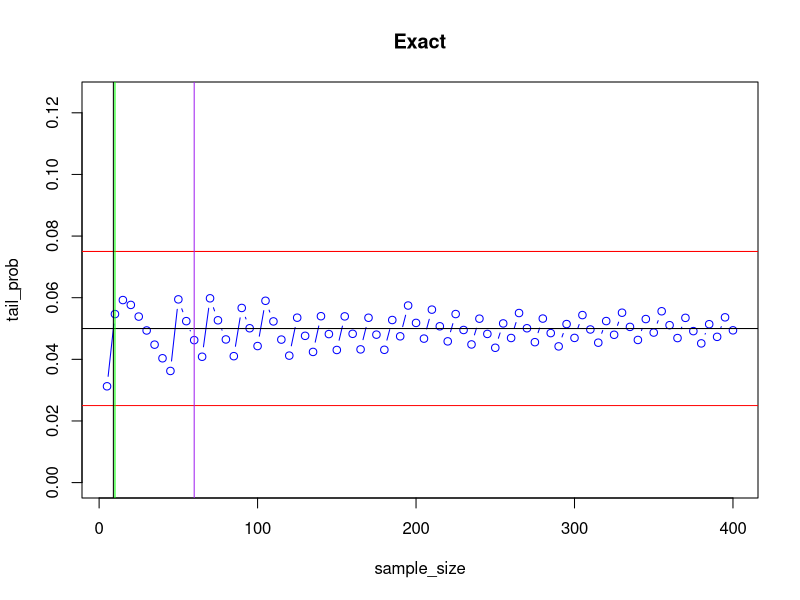

Source code (R):
#Predict 401
##Data Analysis Assignment 2

#----------------------------------------------------------------------------
# Part 1 Table Construction and Probability Calculations
#----------------------------------------------------------------------------

#This part of the assignment will use the data in "Hospital.csv". Refer to Black 
#Business Statistics page 15 for the data dictionary, and Chapter 4 page 140 
#problem 2. Use the code in Appendix A of this assignment. Review the problem and 
#execute the code. Comment statements document the program. The table that's 
#generated will be used in Part 2.

#----------------------------------------------------------------------------
# Predict 401 Data Analysis Project 1
# Appendix A
#----------------------------------------------------------------------------

hospital <- read.csv(file.path("data/Hospital.csv"),sep=",")
str(hospital)

# Page 15 of Black has a hospital data dictionary.
# Chapter 4 page 140 problem 2.

# To generate table with margins, it is necessary to convert the variables to factors.
# In this case, it is equivalent to generating nominal variables for table construction.
control <- factor(hospital$Control)
region <- factor(hospital$Geog..Region)
control_region <- table(control, region)

# Check the structure and print out the table.
str(control_region)
control_region

# Add marginal totals and rename for simplicity.  Print the table.
# The table frequencies can be indexed by row and column.
m_c_r <- addmargins(control_region)
m_c_r

# Use of labeling with factors.
control <- factor(hospital$Control, labels = c("G_NFed","NG_NP","Profit","F_GOV"))
region <- factor(hospital$Geog..Region, labels = c("So","NE","MW",'SW',"RM","CA","NW"))
control_region <- table(control, region)
addmargins(control_region)

# The following calculations are for problem 2.

# Probability hospital is in Midwest if for-profit?
m_c_r[3,3]/m_c_r[3,8]

# Probability hospital is government federal if in the South?
m_c_r[1,1]/m_c_r[5,1]

# Probability Rocky Mountain or NP Government?
(m_c_r[5,3]+m_c_r[2,8]-m_c_r[2,3])/m_c_r[5,8]

# Probability for-profit in California?
m_c_r[3,6]/m_c_r[5,8]

# Extra problem:  Probability Control=2 but not Region 2 or 3?
x <- m_c_r[2,8]-m_c_r[2,2]-m_c_r[2,3]/m_c_r[2,8]

# Chapter 5 page 180 problem 2----------------------------

# Breakdown of hospitals by service: general hospital=1, psychiatric=2.
# Create a factor out of Service and form a table.
service <- factor(hospital$Service, labels = c("medical", "psychiatric"))
service <- table(service)
addmargins(service)

# Chapter 6  page 220 problem 3---------------------------

# Chapter 7  page 254 problem 3---------------------------

# Exact binomial probability

# Normal approximation with continuity correction.

# Second problem


#----------------------------------------------------------------------------
# Part 2 Probability Calculations
#----------------------------------------------------------------------------

#Refer to Black Business Statistics Chapter 4 page 140 problem 2, Chapter 5 page 
#180 problem 2 and Chapter 6 page 220 problem 3. Answer the questions in these 
#problems. The table constructed in Part 1 will be needed. Use library functions 
#dbinom(), dhyper() and pexp(). Lander, R for Everyone pages 185-186 lists various 
#library functions. If you have questions, for example with pexp(), type ?pexp() 
#into the console for information. The results of these calculations will be 
#needed for the quiz.

#----------------------------------------------------------------------------
# Predict 401 Data Analysis Project 1
# Appendix B
#----------------------------------------------------------------------------

hospital <- read.csv(file.path("data/Hospital.csv"),sep=",")
str(hospital)

# To generate table with margins, it is necessary to convert the variables to factors.
# In this case, it is equivalent to generating nominal variables for table construction.
control <- factor(hospital$Control)
region <- factor(hospital$Geog..Region)
control_region <- table(control, region)

# Check the structure and print out the table.
str(control_region)
control_region

# Add marginal totals and rename for simplicity.  Print the table.
# The table frequencies can be indexed by row and column.
m_c_r <- addmargins(control_region)
m_c_r

# Use of labeling with factors.
control <- factor(hospital$Control, labels = c("G_NFed","NG_NP","Profit","F_GOV"))
region <- factor(hospital$Geog..Region, labels = c("So","NE","MW",'SW',"RM","CA","NW"))
control_region <- table(control, region)
addmargins(control_region)

# Evaluation of sample size selection rules. 
# Exact probability calculation.

#p <- 0.05  #  This is where different probabilities may be substituted.
#p <- 0.2
#p <- 0.3
#p <- 0.4
p <- 0.5
#p <- 0.025
#p <- 4/9
sample_size <- numeric(0)
tail_prob <- numeric(0)

for (i in 1:80)   # Changes to 80 can lengthen or shorten the x-axis.
{N <- i*5         # Steps of 5 are being used.
Np <- N*p
sample_size[i] <- N
x <- Np+ 1.644854*sqrt((N*p*(1-p)))
tail_prob[i] <- pbinom(x, size = N, prob = p, lower.tail = FALSE, log.p = FALSE)}


N_size1 <- 5/p
N_size2 <- 9.0*(1-p)/p
N_size3 <- 15/(p*(1-p))
N_size1
N_size2
N_size3

plot(sample_size, tail_prob, type = "b", col = "blue", ylim = c(0, 0.125),
     main = "Exact")
abline(h = 0.05)
abline(h = c(0.025, 0.075), col = "red")
abline(v = N_size1, col = "green")
abline(v = N_size2, col = "black")
abline(v = N_size3, col = "purple")
#legend("bottom", legend=c("green is np >= 5","black is np >= 9(1-p)", "purple is np(1-p) >= 15"))

# Black: Page 140 Problem 2:
# Use the hospital database. Construct a cross-tabulation table for region and
# for type of control. You should have a 7x4 table. Using this table, answer
# the following questions. (Refer to Chapter 1 for category members.) 

# What is the probability that a randomly selected hospital is in the Midwest
# if the hospital is known to be for-profit?
m_c_r[3,3]/m_c_r[3,8]
#0.2444444

# If the hospital is known to be in the South, what is the probability that it
# is a government, non-federal hospital?
m_c_r[1,1]/m_c_r[5,1]
#0.3035714

# What is the probability that a hospital is in the Rocky Mountain region or a
# not-for-profit, non-government hospital?
(m_c_r[5,5]+m_c_r[2,8]-m_c_r[2,5])/m_c_r[5,8]
#0.485

# What is the probability that a hospital is a for-profit hospital located in
# California?
m_c_r[3,6]/m_c_r[5,8]
#0.045

# Black: Chapter 5 page 180 problem 2:
# Use the hospital database. 

# Create a factor out of Service and form a table
service <- factor(hospital$Service, labels = c("medical", "psychiatric"))
service <- table(service)
service <- addmargins(service)
service

# What is the breakdown between hospitals that are general medical hospitals
# and those that are psychiatric hospitals in this database of 2000 hospitals?
# (Hint: In Service, 1 = general medical and 2 = psychiatric.)
service[1:1] # medical
service[2:2] # psychiatric

# Using these figures and the hypergeometric distribution, determine the 
# probability of randomly selecting 16 hospitals from the database and getting
# exactly 9 that are psychiatric hospitals.
dhyper(x = 9, m = 32, n = 168, k = 16, log = F)

# Now, determine the number of hospitals in this database that are for-profit
# (Hint: In Control, 3 = for-profit.)
length(which(hospital$Control == 3))

# From this number, calculate p, the proportion of hospitals that are
# for-profit.
length(which(hospital$Control == 3)) / length(hospital$Control)

# Using this value of p and the binomial distribution, determine the probability
# of randomly selecting 30 hospitals and getting exactly 10 that are for-profit.
dbinom(x = 10, size = 30, prob = 0.225, log = F)

# Black: Chapter 6 page 220 problem 3:
# Use the hospital database.

# It can be determined that some hospitals admit around 50 patients per day.
# Suppose we select a hospital that admits 50 patients per day. Assuming that
# admittance only occurs within a 12-hour time period each day, and that
# admittance is Poisson distributed, what is the value of lambda per hour for
# this hospital?

lambda <- 50/12

# What is the interarrival time for admittance based on this figure?

arrival <- 1/lambda
arrival

# Suppose a person was just admitted to the hospital. What is the probability
# that it would be more than 30 minutes before the next person was admitted?

pexp(q = 3/6, rate = lambda, lower.tail = F, log.p = F)

# What is the probability that there would be less than 10 minutes before the
# next person was admitted?

pexp(q = 1/6, rate = lambda, lower.tail = T, log.p = F)


#----------------------------------------------------------------------------
# Part 3 Comparison of Probability Calculations
#----------------------------------------------------------------------------

#Refer to Black Business Statistics Chapter 7 page 254 problem 3. This problem 
#will require the table constructed in Part 1. Assume the binomial distribution 
#can be used without a finite population correction. Complete the following 
#calculations:

#1) Determine the probability (using data from Part 1), and calculate the exact 
#result using pbinom(). (Note that pbinom() does not include 225 in the upper tail
#unless it is started at 224.) Use the function pnorm() with continuity correction
#to approximate this probability.

#2) For the last calculation, subtract 1 to start the pbinom() calculation at the 
#right point for the lower tail. (i.e. start at 39 and request the lower tail). 
#Determine the exact binomial probability and also use the normal approximation 
#with continuity correction to estimate the probability.

# Black: Chapter 7 problem 3 page 254:
# Use the hospital database.

# Determine the proportion of hospitals that are under the control of
# nongovernment not-for-profit organizations (Control = 2). Assume that this
# proportion represents the entire population for all hospitals.

p <- m_c_r[2,8]/m_c_r[5,8]

# If you randomly selected 500 hospitals from across the United States, what is
# the probability that 45% or more are under the control of nongovernment 
# not-for-profit organizations? 

# Notice we subtract 1 from q!!
# Exact binomial probability:
pbinom(q = ((0.45*500)-1), size = 500, prob = p, lower.tail = F)
# Or:
1 - pbinom(q = ((0.45*500)-1), size = 500, prob = p, lower.tail = T)

# This is a data check (apparently)
x <- c(seq(1, 224, by = 1))
1 - sum(dbinom(x = x, size = 500, prob = p, log = F))

# Continuity correction:
z <- (0.45 - p)/(sqrt(p*(1-p)/500))
pnorm(z, mean = 0, sd = 1, lower.tail = F, log.p = F)

# If you randomly selected 100 hospitals, what is the probability that less
# than 40% are under the control of nongovernment not-for-profit organizations?

# We also subtract 1 from Q here, because while lower.tail = T, we pair it with
# less than, which is equivalent to lower.tail = F, and then pairing it with
# greater than. See example below.

# Exact binomial probability:
pbinom(q = ((0.40*100)-1), size = 100, prob = p, lower.tail = T)
# And now we do the inverse, "unadjusted", which gives the same result:
pbinom(q = 0.60*100, size = 100, prob = 1-p, lower.tail = F)

# Continuity correction:
z <- ((0.395)-p)/(sqrt(p*(1-p)/100))
pnorm(z, mean = 0, sd = 1, lower.tail = T, log.p = F)

#----------------------------------------------------------------------------
# Part 4 Study of Distributional Convergence
#----------------------------------------------------------------------------



#----------------------------------------------------------------------------
# Data Analysis Assignment 2 Quiz
#----------------------------------------------------------------------------

#Question 1

#Refer to your analysis of Hospital.csv Chapter 4 page 140 problem 2.

#The probability is 0.24 that a randomly selected hospital, known to be 
#for-profit, is in the Midwest.
#xTrue
#False


#Question 2

#Refer to your analysis of Hospital.csv Chapter 4 page 140 problem 2.

#If a randomly chosen hospital is known to be in the South, the probability it 
#is a government, nonfederal hospital is 0.198.
#True
#xFalse


#Question 3

#Refer to your analysis of Hospital.csv Chapter 4 page 140 problem 2.

#The probability is 0.53 that a randomly chosen hospital is in the Rocky 
#Mountain region or is a not-for-profit, nongovernment hospital.
#True
#xFalse


#Question 4

#Refer to your analysis of Hospital.csv Chapter 4 page 140 problem 2.

#The probability is 0.045 that a randomly chosen hospital is a for-profit 
#hospital located in California.
#xTrue
#False


#Question 5

#Refer to your analysis of Hospital.csv Chapter 5 problem 2 page 180 and to 
#Chapter 6 page 220 problem 3.

#The probability of randomly selecting 16 hospitals from the database and 
#getting exactly 9 that are psychiatric hospitals is 0.011. (Hint-use the 
#hypergeometric distribution.)
#True
#xFalse


#Question 6

#Refer to your analysis of Hospital.csv Chapter 5 problem 2 page 180 and to 
#Chapter 6 page 220 problem 3.

#Using the proportion of for-profit hospitals and the binomial distribution, 
#the probability of randomly selecting 30 hospitals and getting exactly 10 that 
#are for profit is 0.0610. (Hint--This assumes sampling with replacement.)
#xTrue
#False


#Question 7

#Refer to your analysis of Hospital.csv Chapter 5 problem 2 page 180 and to 
#Chapter 6 page 220 problem 3.

#If lambda per hour is 4.1667, the interarrival time for admittance is 0.24 hour.
#xTrue
#False


#Question 8

#Refer to your analysis of Hospital.csv Chapter 5 problem 2 page 180 and to 
#Chapter 6 page 220 problem 3.

#The probability more than 30 minutes would pass before the next admittance 
#is 0.125.
#xTrue
#False


#Question 9

#Refer to your analysis of Hospital.csv Chapter 5 problem 2 page 180 and to 
#Chapter 6 page 220 problem 3.

#The probability less than 10 minutes would pass before the next admittance 
#is 0.6006.
#True
#xFalse


#Question 10

#Refer to your analysis of Hospital.csv Chapter 7 problem 3 page 254. Assume 
#random sampling.

#The exact binomial probability of 45% or more of 500 hospitals being under the 
#control of non-government not-for-profit organizations is 0.171.

#(Hint--Use p = 0.43.)
#True
#xFalse


#Question 11

#Refer to your analysis of Hospital.csv Chapter 7 problem 3 page 254. Assume 
#random sampling.

#The exact binomial probability that less than 40% of 100 hospitals are under 
#the control of non-government not-for-profit organizations is 0.241. (Hint--Use 
#p = 0.43.).
#xTrue
#False


#Question 12

#The following question depends on results obtained by using the code in Appendix
#B. Only consider values of p in the assignment (0.5, 0.4, 0.3, 0.2, 0.1, 0.05, 
#0.025) when answering.

#If p = 0.5, based on calculations using the binomial probability distribution, 
#the normal approximation to the binomial distribution may be used with a sample 
#size n >=10.

#green is np >= 5", "black is np >= 9(1-p)", "purple is np(1-p) >= 15"

#xTrue
#False


#Question 13

#The following question depends on results obtained by using the code in Appendix 
#B. Only consider values of p in the assignment (0.5, 0.4, 0.3, 0.2, 0.1, 0.05, 
#0.025) when answering.

#If p = 0.5, the rule np>= 9(1-p) justifies using a smaller sample size than the 
#rule np(1-p)>=15.

#green is np >= 5", "black is np >= 9(1-p)", "purple is np(1-p) >= 15"

#xTrue
#False


#Question 14

#The following question depends on results obtained by using the code in Appendix
#B. Only consider values of p in the assignment (0.5, 0.4, 0.3, 0.2, 0.1, 0.05, 
#0.025) when answering.

#If 0.2 <= p <= 0.4, then the rule np>=5 justifies using a smaller sample size 
#than the other two rules.

#green is np >= 5", "black is np >= 9(1-p)", "purple is np(1-p) >= 15"

#xTrue
#False


#Question 15

#The following question depends on results obtained by using the code in Appendix
#B. Only consider values of p in the assignment (0.5, 0.4, 0.3, 0.2, 0.1, 0.05, 
#0.025) when answering.

#If p = 0.025, the rule np>= 9(1-p) is preferable to the other two rules.

#green is np >= 5", "black is np >= 9(1-p)", "purple is np(1-p) >= 15"

#xTrue
#False


#Question 16

#The following question depends on results obtained by using the code in Appendix
#B. Only consider values of p in the assignment (0.5, 0.4, 0.3, 0.2, 0.1, 0.05, 
#0.025) when answering.

#If p = 4/9, the rules np >= 5 and np >= 9(1-p) give different minimum sample 
#sizes.

#green is np >= 5", "black is np >= 9(1-p)", "purple is np(1-p) >= 15"

#True
#xFalse